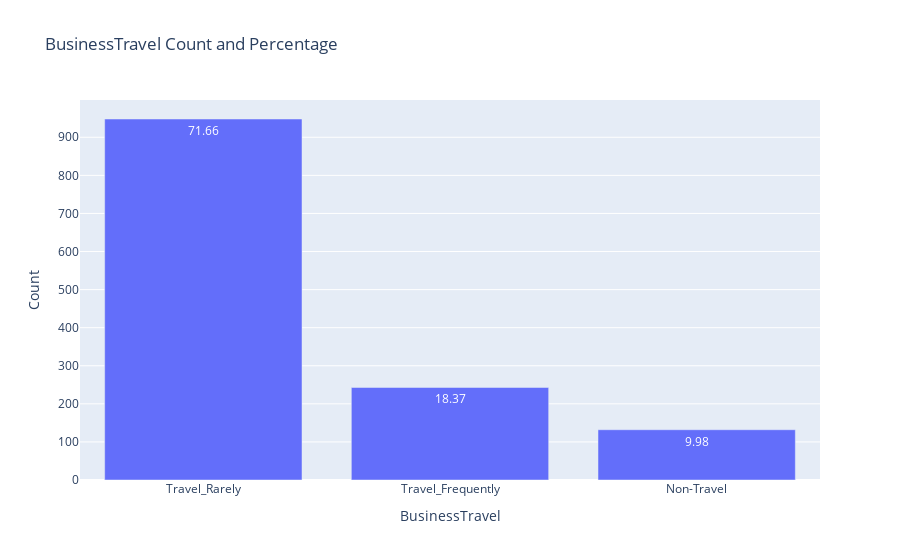
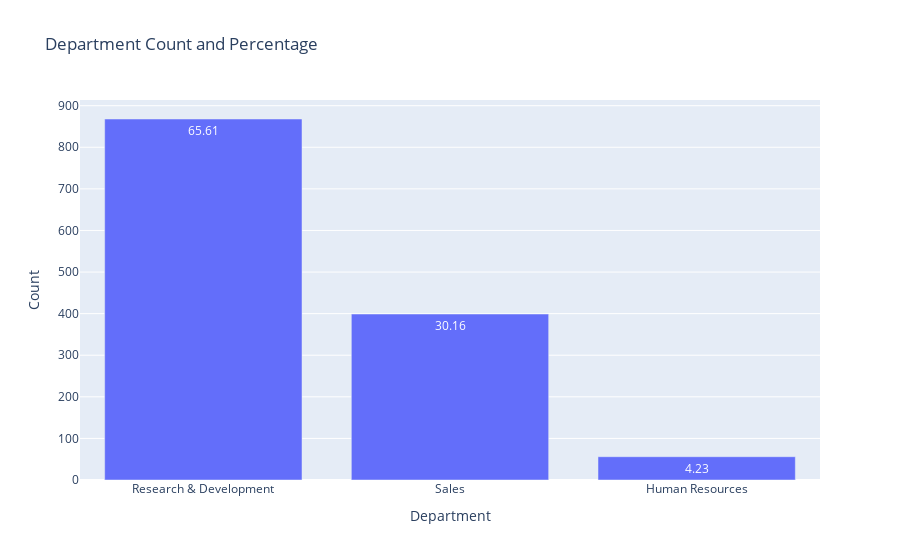
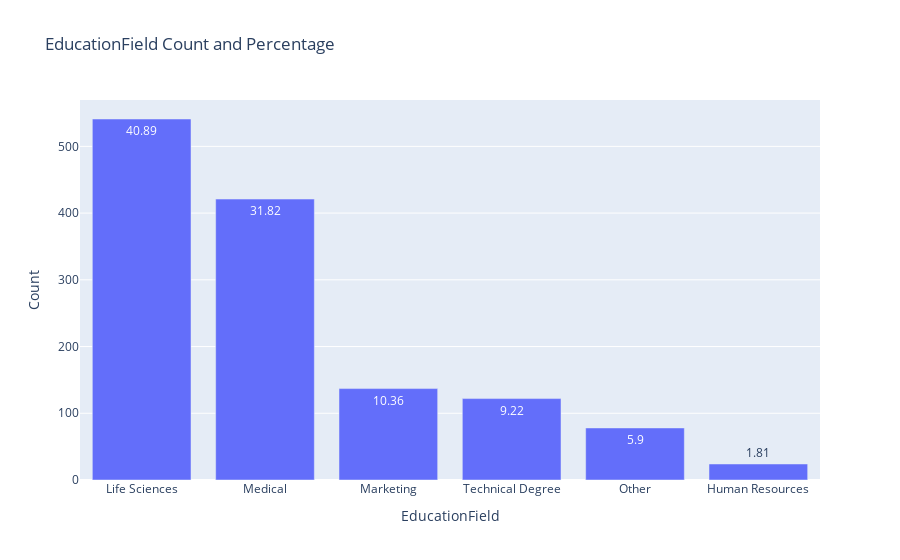
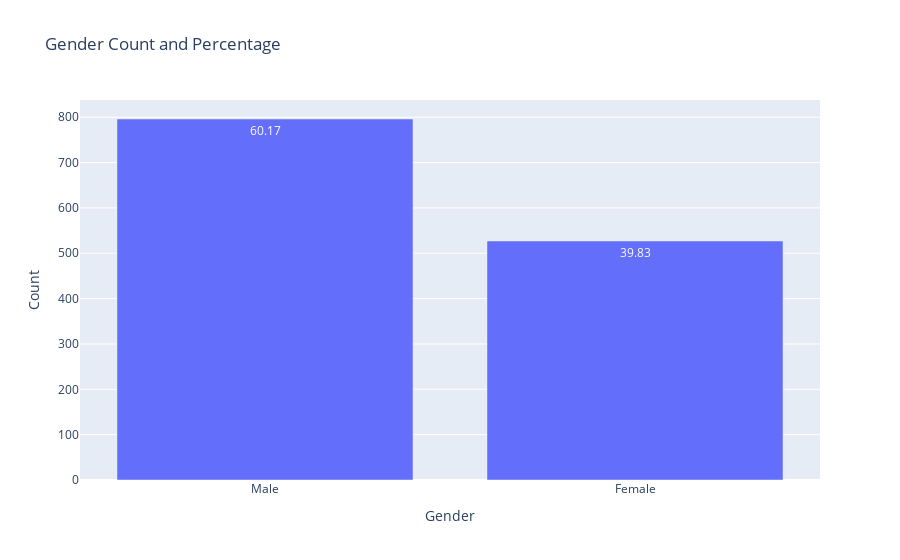

Notebook cell for these charts, in order:
### Markdown cell above
# **Kategorik Değişken Analizi**

### Code cell
for col in cat_cols:
    cat_summary_plotly(df, col)

### Figure 1 — Plotly figure (JSON) as saved in the notebook; plotly's stock layout.template omitted (floating-point values rounded to 4 significant figures)
{"data": [{"alignmentgroup": "True", "hovertemplate": "BusinessTravel=%{x}<br>Count=%{y}<br>Percentage=%{text}<extra></extra>", "legendgroup": "", "marker": {"color": "#636efa", "pattern": {"shape": ""}}, "name": "", "offsetgroup": "", "orientation": "v", "showlegend": false, "text": [71.66, 18.37, 9.98], "textposition": "auto", "type": "bar", "x": ["Travel_Rarely", "Travel_Frequently", "Non-Travel"], "xaxis": "x", "y": [948, 243, 132], "yaxis": "y"}], "layout": {"barmode": "relative", "legend": {"tracegroupgap": 0}, "title": {"text": "BusinessTravel Count and Percentage"}, "xaxis": {"anchor": "y", "domain": [0, 1], "title": {"text": "BusinessTravel"}}, "yaxis": {"anchor": "x", "domain": [0, 1], "title": {"text": "Count"}}}}

### Figure 2 — Plotly figure (JSON) as saved in the notebook; plotly's stock layout.template omitted (floating-point values rounded to 4 significant figures)
{"data": [{"alignmentgroup": "True", "hovertemplate": "Department=%{x}<br>Count=%{y}<br>Percentage=%{text}<extra></extra>", "legendgroup": "", "marker": {"color": "#636efa", "pattern": {"shape": ""}}, "name": "", "offsetgroup": "", "orientation": "v", "showlegend": false, "text": [65.61, 30.16, 4.23], "textposition": "auto", "type": "bar", "x": ["Research & Development", "Sales", "Human Resources"], "xaxis": "x", "y": [868, 399, 56], "yaxis": "y"}], "layout": {"barmode": "relative", "legend": {"tracegroupgap": 0}, "title": {"text": "Department Count and Percentage"}, "xaxis": {"anchor": "y", "domain": [0, 1], "title": {"text": "Department"}}, "yaxis": {"anchor": "x", "domain": [0, 1], "title": {"text": "Count"}}}}

### Figure 3 — Plotly figure (JSON) as saved in the notebook; plotly's stock layout.template omitted (floating-point values rounded to 4 significant figures)
{"data": [{"alignmentgroup": "True", "hovertemplate": "EducationField=%{x}<br>Count=%{y}<br>Percentage=%{text}<extra></extra>", "legendgroup": "", "marker": {"color": "#636efa", "pattern": {"shape": ""}}, "name": "", "offsetgroup": "", "orientation": "v", "showlegend": false, "text": [40.89, 31.82, 10.36, 9.22, 5.9, 1.81], "textposition": "auto", "type": "bar", "x": ["Life Sciences", "Medical", "Marketing", "Technical Degree", "Other", "Human Resources"], "xaxis": "x", "y": [541, 421, 137, 122, 78, 24], "yaxis": "y"}], "layout": {"barmode": "relative", "legend": {"tracegroupgap": 0}, "title": {"text": "EducationField Count and Percentage"}, "xaxis": {"anchor": "y", "domain": [0, 1], "title": {"text": "EducationField"}}, "yaxis": {"anchor": "x", "domain": [0, 1], "title": {"text": "Count"}}}}

### Figure 4 — Plotly figure (JSON) as saved in the notebook; plotly's stock layout.template omitted (floating-point values rounded to 4 significant figures)
{"data": [{"alignmentgroup": "True", "hovertemplate": "Gender=%{x}<br>Count=%{y}<br>Percentage=%{text}<extra></extra>", "legendgroup": "", "marker": {"color": "#636efa", "pattern": {"shape": ""}}, "name": "", "offsetgroup": "", "orientation": "v", "showlegend": false, "text": [60.17, 39.83], "textposition": "auto", "type": "bar", "x": ["Male", "Female"], "xaxis": "x", "y": [796, 527], "yaxis": "y"}], "layout": {"barmode": "relative", "legend": {"tracegroupgap": 0}, "title": {"text": "Gender Count and Percentage"}, "xaxis": {"anchor": "y", "domain": [0, 1], "title": {"text": "Gender"}}, "yaxis": {"anchor": "x", "domain": [0, 1], "title": {"text": "Count"}}}}
